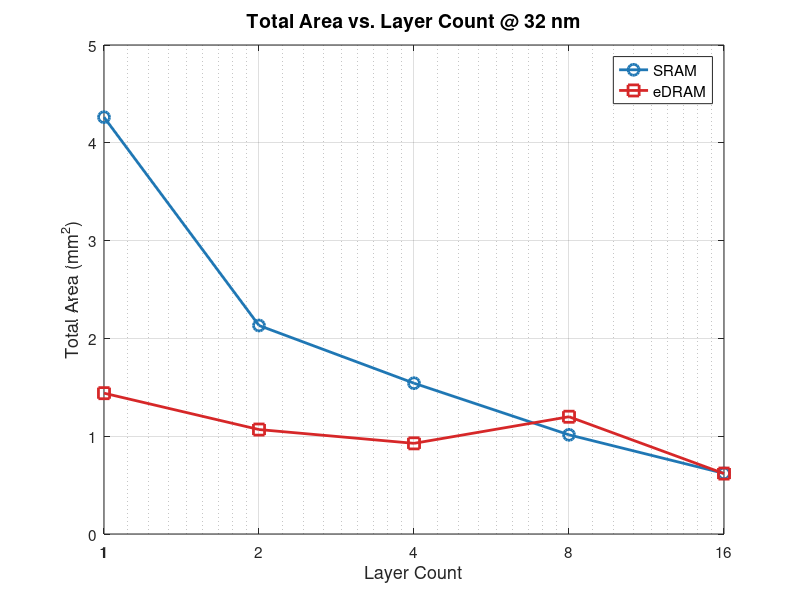

Reproduce this figure in MATLAB.
% fig09_layer_sweep_area_32nm.m
% Total Area vs. Layer Count @ 32nm — ESE5760 Final Project
% Data: DESTINY simulation, 2MB / 256-bit / Assoc=1 / LOP / 350K / WriteEDP

layers = [1, 2, 4, 8, 16];

area_SRAM  = [4.262, 2.132, 1.542, 1.014, 0.620];
area_eDRAM = [1.440, 1.068, 0.927, 1.199, 0.618];

figure('Position', [100 100 700 500]);

plot(layers, area_SRAM,  '-o', 'Color', [0.122 0.467 0.706], 'LineWidth', 2, 'MarkerSize', 8); hold on;
plot(layers, area_eDRAM, '-s', 'Color', [0.839 0.153 0.157], 'LineWidth', 2, 'MarkerSize', 8);

set(gca, 'XScale', 'log', 'XTick', layers, 'XTickLabel', {'1','2','4','8','16'}, 'FontSize', 11);
xlim([1 16]);
xlabel('Layer Count', 'FontSize', 13);
ylabel('Total Area (mm^2)', 'FontSize', 13);
title('Total Area vs. Layer Count @ 32 nm', 'FontSize', 14, 'FontWeight', 'bold');
legend('SRAM', 'eDRAM', 'Location', 'northeast', 'FontSize', 11);
grid on;
box on;

drawnow;
set(gcf, 'Renderer', 'painters');
print('-djpeg', '-r150', fullfile(fileparts(mfilename('fullpath')), '..', '..', 'plots', 'exploratory_sweeps', 'fig09_layer_sweep_area_32nm.jpg'));
